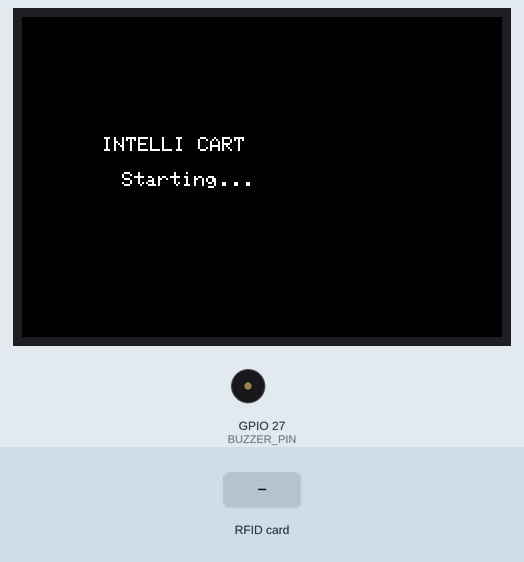
Simulated run of this sketch. Board: ESP32. Parts: 480×320 colour display, buzzer (waves = sounding, pin HIGH). Inputs (shaded band) come from the test bench. WiFi joins after 1.5 s; servers stay silent unless stated; the Firebase database answers and starts empty; what the sketch prints to the serial monitor is not drawn.

Above: at 0.4 s.
At 4.8 s:
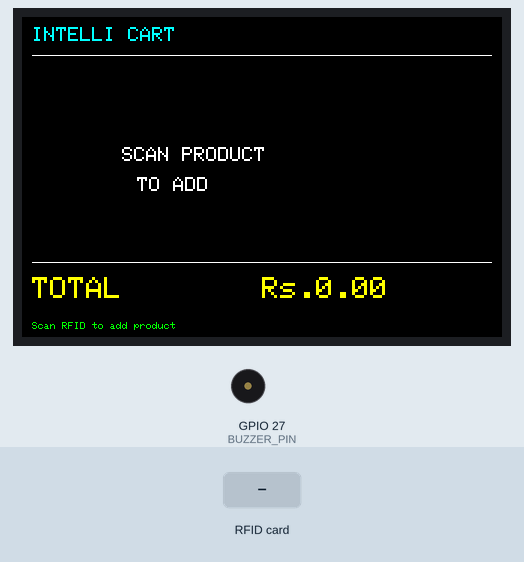
4.9 s: RFID card 5E 7A 19 C4 held to the reader
At 6.6 s:
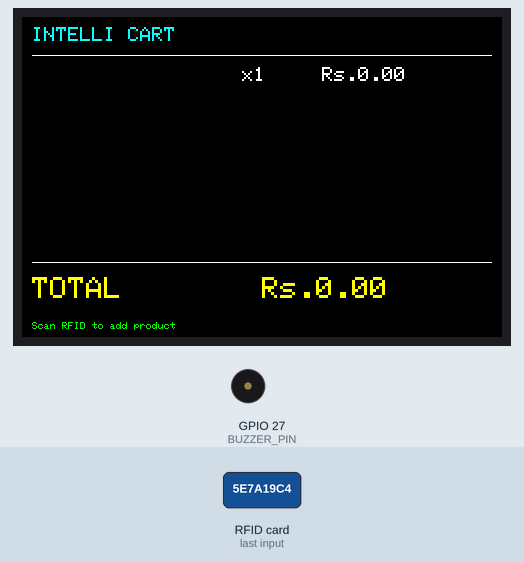
6.9 s: RFID card 5E 7A 19 C4 held to the reader
At 7.36 s:
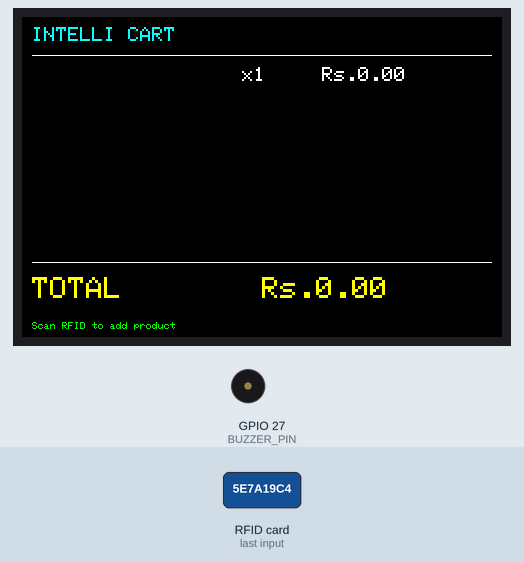
Timing chart, 0 to 9.9 s (numbered marks = the images above; inputs shaded):
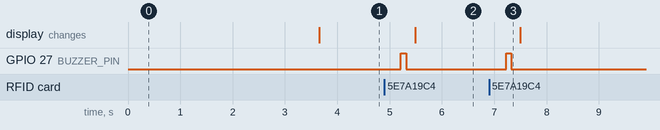

Measured:
- after the input at 4.9 s, GPIO 27 (BUZZER_PIN): LOW → HIGH after 0.32 s, → LOW 0.10 s later; the display: changes after 0.59 s (image 2)
- after the input at 6.9 s, GPIO 27 (BUZZER_PIN): LOW → HIGH after 0.32 s, → LOW 0.10 s later

The sketch:

IntelliCart_code.ino
```cpp
#include <WiFi.h>
#include <SPI.h>
#include <MFRC522.h>
#include <TFT_eSPI.h>

#include <Firebase_ESP_Client.h>
#include "addons/TokenHelper.h"
#include "addons/RTDBHelper.h"

// =====================================================
// WIFI
// =====================================================

#define WIFI_SSID       "Airtel_wifi"
#define WIFI_PASSWORD   "password"

// =====================================================
// FIREBASE
// =====================================================

#define API_KEY         "Apikey"
#define DATABASE_URL    "https://database_URL"

#define USER_EMAIL      "Mail_ID"
#define USER_PASSWORD   "Password"

// =====================================================
// RFID MFRC522
// =====================================================

#define RFID_SS_PIN     5
#define RFID_RST_PIN    22

MFRC522 rfid(RFID_SS_PIN, RFID_RST_PIN);

// =====================================================
// BUZZER
// =====================================================

#define BUZZER_PIN      27

// =====================================================
// TFT
// =====================================================

TFT_eSPI tft = TFT_eSPI();

// =====================================================
// FIREBASE OBJECTS
// =====================================================

FirebaseData fbdo;
FirebaseAuth auth;
FirebaseConfig config;

// =====================================================
// CART
// =====================================================

#define MAX_CART_ITEMS 15

struct CartItem
{
  String uid;
  String name;
  float price;
  int quantity;
};

CartItem cart[MAX_CART_ITEMS];

int cartCount = 0;

float totalPrice = 0.0;

// =====================================================
// FUNCTION DECLARATIONS
// =====================================================

void connectWiFi();
void initializeFirebase();

String getRFIDUID();

bool getProductFromFirebase(
  String uid,
  String &productName,
  float &productPrice
);

void addToCart(
  String uid,
  String productName,
  float productPrice
);

void calculateTotal();

void drawCart();

void beepSuccess();
void beepError();

void showMessage(
  String line1,
  String line2
);

// =====================================================
// SETUP
// =====================================================

void setup()
{
  Serial.begin(115200);

  // ---------------------------------------------------
  // Buzzer
  // ---------------------------------------------------

  pinMode(BUZZER_PIN, OUTPUT);
  digitalWrite(BUZZER_PIN, LOW);

  // ---------------------------------------------------
  // TFT
  // ---------------------------------------------------

  tft.init();
  tft.setRotation(1);

  tft.fillScreen(TFT_BLACK);

  tft.setTextColor(TFT_WHITE, TFT_BLACK);

  tft.setTextSize(2);

  tft.setCursor(80, 120);
  tft.println("INTELLI CART");

  tft.setCursor(100, 155);
  tft.println("Starting...");

  delay(1500);

  // ---------------------------------------------------
  // SPI
  // ---------------------------------------------------

  SPI.begin();

  // ---------------------------------------------------
  // RFID
  // ---------------------------------------------------

  rfid.PCD_Init();

  delay(100);

  Serial.println();
  Serial.println("RFID Reader Ready");

  // ---------------------------------------------------
  // WiFi
  // ---------------------------------------------------

  connectWiFi();

  // ---------------------------------------------------
  // Firebase
  // ---------------------------------------------------

  initializeFirebase();

  // ---------------------------------------------------
  // Initial screen
  // ---------------------------------------------------

  drawCart();

  Serial.println();
  Serial.println("================================");
  Serial.println("       INTELLI CART READY");
  Serial.println("================================");
  Serial.println("Scan a product...");
}

// =====================================================
// WIFI CONNECTION
// =====================================================

void connectWiFi()
{
  Serial.println();
  Serial.print("Connecting to WiFi");

  WiFi.begin(WIFI_SSID, WIFI_PASSWORD);

  while (WiFi.status() != WL_CONNECTED)
  {
    delay(500);

    Serial.print(".");

  }

  Serial.println();

  Serial.println("WiFi Connected!");

  Serial.print("IP Address: ");
  Serial.println(WiFi.localIP());
}

// =====================================================
// FIREBASE INITIALIZATION
// =====================================================

void initializeFirebase()
{
  Serial.println();
  Serial.println("Connecting to Firebase...");

  config.api_key = API_KEY;
  config.database_url = DATABASE_URL;

  auth.user.email = USER_EMAIL;
  auth.user.password = USER_PASSWORD;

  config.token_status_callback = tokenStatusCallback;

  Firebase.begin(&config, &auth);

  Firebase.reconnectWiFi(true);

  Serial.println("Firebase initialized.");
}

// =====================================================
// MAIN LOOP
// =====================================================

void loop()
{
  // ---------------------------------------------------
  // Check Firebase connection
  // ---------------------------------------------------

  if (Firebase.ready())
  {
    // Firebase is ready
  }

  // ---------------------------------------------------
  // Check RFID
  // ---------------------------------------------------

  if (!rfid.PICC_IsNewCardPresent())
  {
    return;
  }

  if (!rfid.PICC_ReadCardSerial())
  {
    return;
  }

  // ---------------------------------------------------
  // Get RFID UID
  // ---------------------------------------------------

  String uid = getRFIDUID();

  Serial.println();
  Serial.println("----------------------------");
  Serial.print("RFID UID: ");
  Serial.println(uid);

  // ---------------------------------------------------
  // Stop RFID communication
  // ---------------------------------------------------

  rfid.PICC_HaltA();
  rfid.PCD_StopCrypto1();

  // ---------------------------------------------------
  // Firebase Product Data
  // ---------------------------------------------------

  String productName;
  float productPrice;

  bool productFound = getProductFromFirebase(
    uid,
    productName,
    productPrice
  );

  // ---------------------------------------------------
  // Product not found
  // ---------------------------------------------------

  if (!productFound)
  {
    Serial.println("Product not found in Firebase.");

    showMessage(
      "PRODUCT NOT FOUND",
      uid
    );

    beepError();

    delay(1500);

    drawCart();

    return;
  }

  // ---------------------------------------------------
  // Product found
  // ---------------------------------------------------

  Serial.println("Product Found!");

  Serial.print("Name: ");
  Serial.println(productName);

  Serial.print("Price: Rs.");
  Serial.println(productPrice);

  // ---------------------------------------------------
  // Add to cart
  // ---------------------------------------------------

  addToCart(
    uid,
    productName,
    productPrice
  );

  // ---------------------------------------------------
  // Beep
  // ---------------------------------------------------

  beepSuccess();

  // ---------------------------------------------------
  // Display updated cart
  // ---------------------------------------------------

  drawCart();

  delay(1200);
}

// =====================================================
// GET RFID UID
// =====================================================

String getRFIDUID()
{
  String uid = "";

  for (byte i = 0; i < rfid.uid.size; i++)
  {
    if (rfid.uid.uidByte[i] < 0x10)
    {
      uid += "0";
    }

    uid += String(
      rfid.uid.uidByte[i],
      HEX
    );
  }

  uid.toUpperCase();

  return uid;
}

// =====================================================
// GET PRODUCT FROM FIREBASE
// =====================================================

bool getProductFromFirebase(
  String uid,
  String &productName,
  float &productPrice
)
{
  if (!Firebase.ready())
  {
    Serial.println("Firebase not ready.");

    return false;
  }

  // ---------------------------------------------------
  // Product path
  //
  // Products/<RFID UID>
  // ---------------------------------------------------

  String path = "/Products/" + uid;

  Serial.print("Firebase Path: ");
  Serial.println(path);

  // ---------------------------------------------------
  // Read product name
  // ---------------------------------------------------

  String namePath = path + "/name";

  if (!Firebase.RTDB.getString(
        &fbdo,
        namePath
      ))
  {
    Serial.print("Name read failed: ");
    Serial.println(fbdo.errorReason());

    return false;
  }

  productName = fbdo.stringData();

  // ---------------------------------------------------
  // Read product price
  // ---------------------------------------------------

  String pricePath = path + "/price";

  if (!Firebase.RTDB.getFloat(
        &fbdo,
        pricePath
      ))
  {
    Serial.print("Price read failed: ");
    Serial.println(fbdo.errorReason());

    return false;
  }

  productPrice = fbdo.floatData();

  return true;
}

// =====================================================
// ADD PRODUCT TO CART
// =====================================================

void addToCart(
  String uid,
  String productName,
  float productPrice
)
{
  // ---------------------------------------------------
  // Check whether product already exists
  // ---------------------------------------------------

  for (int i = 0; i < cartCount; i++)
  {
    if (cart[i].uid == uid)
    {
      cart[i].quantity++;

      Serial.println("Existing product.");

      Serial.print("New Quantity: ");
      Serial.println(cart[i].quantity);

      calculateTotal();

      return;
    }
  }

  // ---------------------------------------------------
  // Add new product
  // ---------------------------------------------------

  if (cartCount >= MAX_CART_ITEMS)
  {
    Serial.println("Cart is full!");

    return;
  }

  cart[cartCount].uid = uid;

  cart[cartCount].name = productName;

  cart[cartCount].price = productPrice;

  cart[cartCount].quantity = 1;

  cartCount++;

  Serial.println("New product added to cart.");

  calculateTotal();
}

// =====================================================
// CALCULATE TOTAL
// =====================================================

void calculateTotal()
{
  totalPrice = 0.0;

  for (int i = 0; i < cartCount; i++)
  {
    totalPrice +=
      cart[i].price *
      cart[i].quantity;
  }

  Serial.print("TOTAL = Rs.");
  Serial.println(totalPrice);
}

// =====================================================
// DRAW CART ON TFT
// =====================================================

void drawCart()
{
  tft.fillScreen(TFT_BLACK);

  // ---------------------------------------------------
  // HEADER
  // ---------------------------------------------------

  tft.setTextColor(TFT_CYAN, TFT_BLACK);

  tft.setTextSize(2);

  tft.setCursor(10, 10);

  tft.println("INTELLI CART");

  // ---------------------------------------------------
  // LINE
  // ---------------------------------------------------

  tft.drawFastHLine(
    10,
    38,
    460,
    TFT_WHITE
  );

  // ---------------------------------------------------
  // CART ITEMS
  // ---------------------------------------------------

  int y = 50;

  tft.setTextSize(2);

  if (cartCount == 0)
  {
    tft.setTextColor(
      TFT_WHITE,
      TFT_BLACK
    );

    tft.setCursor(100, 130);

    tft.println("SCAN PRODUCT");

    tft.setCursor(115, 160);

    tft.println("TO ADD");

  }
  else
  {
    for (int i = 0; i < cartCount; i++)
    {
      // ------------------------------------------------
      // Product name
      // ------------------------------------------------

      tft.setTextColor(
        TFT_WHITE,
        TFT_BLACK
      );

      tft.setCursor(10, y);

      String displayName =
        cart[i].name;

      if (displayName.length() > 15)
      {
        displayName =
          displayName.substring(0, 15);
      }

      tft.print(displayName);

      // ------------------------------------------------
      // Quantity
      // ------------------------------------------------

      tft.setCursor(220, y);

      tft.print("x");
      tft.print(cart[i].quantity);

      // ------------------------------------------------
      // Price
      // ------------------------------------------------

      tft.setCursor(300, y);

      float itemTotal =
        cart[i].price *
        cart[i].quantity;

      tft.print("Rs.");
      tft.print(itemTotal, 2);

      y += 30;

      // ------------------------------------------------
      // Prevent overflow
      // ------------------------------------------------

      if (y > 220)
      {
        break;
      }
    }
  }

  // ---------------------------------------------------
  // TOTAL AREA
  // ---------------------------------------------------

  tft.drawFastHLine(
    10,
    245,
    460,
    TFT_WHITE
  );

  tft.setTextColor(
    TFT_YELLOW,
    TFT_BLACK
  );

  tft.setTextSize(3);

  tft.setCursor(10, 260);

  tft.print("TOTAL");

  tft.setCursor(240, 260);

  tft.print("Rs.");

  tft.print(totalPrice, 2);

  // ---------------------------------------------------
  // FOOTER
  // ---------------------------------------------------

  tft.setTextSize(1);

  tft.setTextColor(
    TFT_GREEN,
    TFT_BLACK
  );

  tft.setCursor(10, 305);

  tft.println("Scan RFID to add product");
}

// =====================================================
// DISPLAY MESSAGE
// =====================================================

void showMessage(
  String line1,
  String line2
)
{
  tft.fillScreen(TFT_BLACK);

  tft.setTextColor(
    TFT_RED,
    TFT_BLACK
  );

  tft.setTextSize(2);

  tft.setCursor(70, 100);

  tft.println(line1);

  tft.setTextColor(
    TFT_WHITE,
    TFT_BLACK
  );

  tft.setCursor(100, 140);

  tft.println(line2);
}

// =====================================================
// SUCCESS BEEP
// =====================================================

void beepSuccess()
{
  digitalWrite(
    BUZZER_PIN,
    HIGH
  );

  delay(100);

  digitalWrite(
    BUZZER_PIN,
    LOW
  );
}

// =====================================================
// ERROR BEEP
// =====================================================

void beepError()
{
  digitalWrite(
    BUZZER_PIN,
    HIGH
  );

  delay(300);

  digitalWrite(
    BUZZER_PIN,
    LOW
  );
}
```
